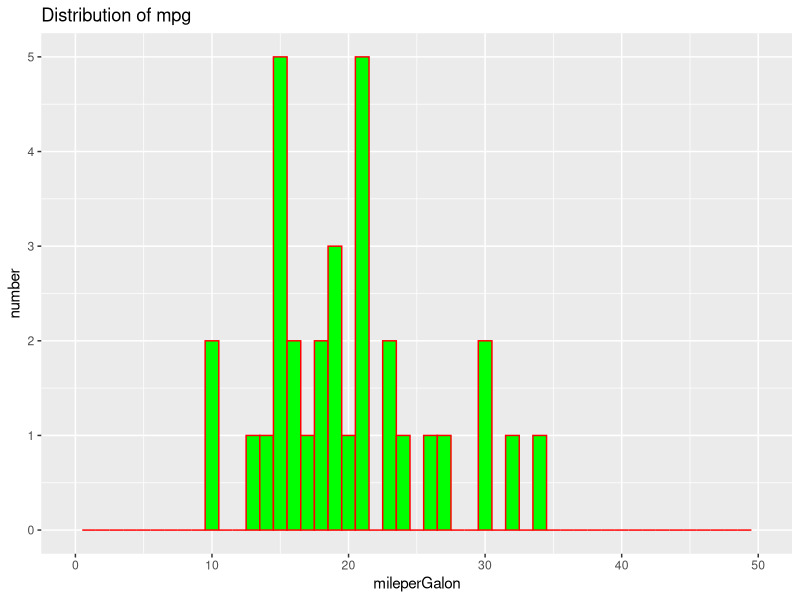
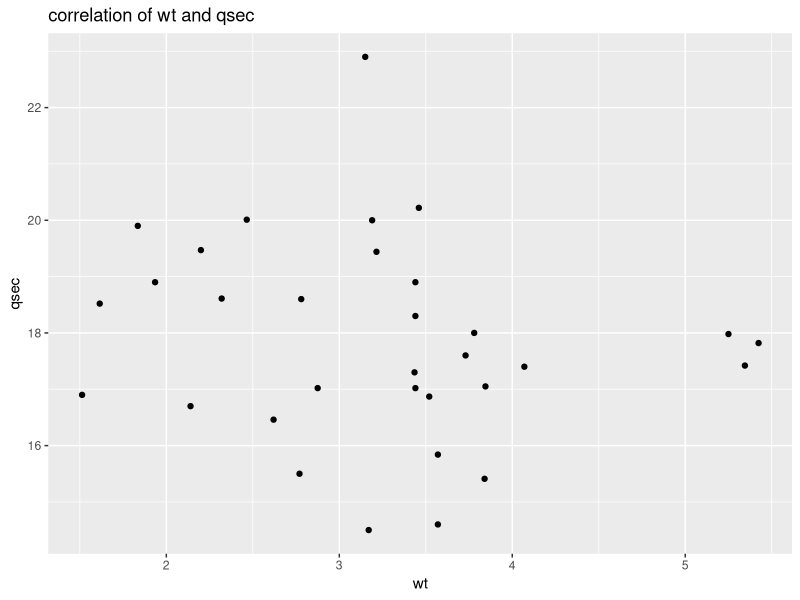

These figures' R source, in order: (Note: this script raises an error after producing the figures.)


library(ggplot2)

#Histogram
mtcars=mtcars
ggplot(mtcars,aes(mpg))+geom_histogram(binwidth =1,color="red",fill="green" )+ggtitle("Distribution of mpg")+
  ylab("number")+xlab("mileperGalon")+xlim(0,50)

#Scatterplot
ggplot(mtcars,aes(x=wt,y=qsec))+geom_point()+ggtitle("correlation of wt and qsec")

################################
DF<-data.frame(Pillars,Values) 
ggplot(DF,aes(Values))+geom_histogram(binwidth =1,color="red",fill="green" )+ggtitle("Distribution of Pillars")+
  ylab("number")+xlab("mileperGalon")+xlim(0,50)